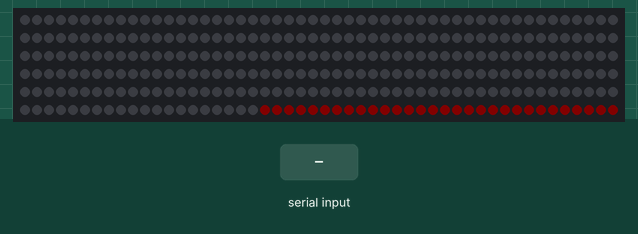
Simulated run of this sketch. Board: Arduino Uno, built with avr-gcc and run on an emulated ATmega328P. Parts: 300 RGB LEDs in strip order, left to right, continuing on the next row. The inputs (shaded band) are chosen by the test bench. Dim RGB values are drawn brighter than linear; random numbers use the default seed unless the sketch sets one; what the sketch prints to the serial monitor is not drawn.

Above: at 2.07 s.
At 2.45 s:
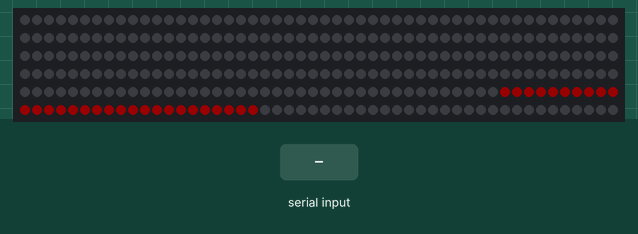
At 3.21 s:
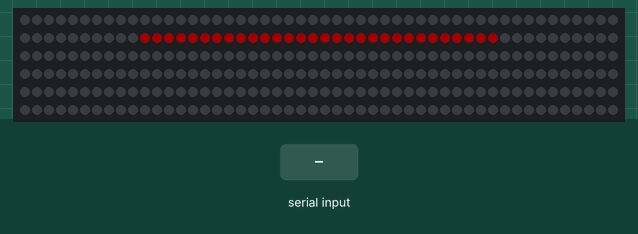

The sketch:

MaxWeberLED.ino
```cpp
#include <FastLED.h>

#define DATA_PIN 3

#define NUM_LINES 10
#define LEDS_IN_LINE 30
const int NUM_LEDS = NUM_LINES * LEDS_IN_LINE;

#define BRIGHTNESS 100

int delayval = 50; // timing delay

CRGBArray<NUM_LEDS> leds;
CRGBPalette16 currentPalette = LavaColors_p;
TBlendType currentBlending = LINEARBLEND;

int count = 0;
CRGBSet leds0(leds(LEDS_IN_LINE *count++, LEDS_IN_LINE *count));
CRGBSet leds1(leds(LEDS_IN_LINE *count++, LEDS_IN_LINE *count));
CRGBSet leds2(leds(LEDS_IN_LINE *count++, LEDS_IN_LINE *count));
CRGBSet leds3(leds(LEDS_IN_LINE *count++, LEDS_IN_LINE *count));
CRGBSet leds4(leds(LEDS_IN_LINE *count++, LEDS_IN_LINE *count));
CRGBSet leds5(leds(LEDS_IN_LINE *count++, LEDS_IN_LINE *count));
CRGBSet leds6(leds(LEDS_IN_LINE *count++, LEDS_IN_LINE *count));
CRGBSet leds7(leds(LEDS_IN_LINE *count++, LEDS_IN_LINE *count));
CRGBSet leds8(leds(LEDS_IN_LINE *count++, LEDS_IN_LINE *count));
CRGBSet leds9(leds(LEDS_IN_LINE *count++, LEDS_IN_LINE *count));

struct CRGB *ledSets[] = {leds0, leds1, leds2, leds3, leds4, leds5, leds6, leds7, leds8, leds9};

static bool active = true;

struct Point
{
  uint8_t x;
  uint8_t y;
};

struct Line
{
  Point start;
  Point end;
};

struct Circle
{
  Point center;
  uint8_t radius;
};

Line lines[NUM_LINES] = {
    {{0, 0}, {0, 100}},
    {{0, 0}, {0, 100}},
    {{0, 0}, {0, 100}},
    {{0, 0}, {0, 100}},
    {{0, 0}, {0, 100}},
    {{0, 0}, {0, 100}},
    {{0, 0}, {0, 100}},
    {{0, 0}, {0, 100}},
    {{0, 0}, {0, 100}},
    {{0, 0}, {0, 100}}};

//Point pixels[NUM_LINES][LEDS_IN_LINE];
//
//void linesToPixels() {
//  for(int i = 0; i < NUM_LINES; i++) {
//    Line l = lines[i];
//    Point vector = {l.end.x - l.start.x, l.end.y - l.start.y};
//    for(int j = 0; j < LEDS_IN_LINE; j++){
//      pixels[i][j] = {l.start.x + (1.0/LEDS_IN_LINE) * vector.x * j, l.start.y + (1.0/LEDS_IN_LINE) * vector.y * j};
//      Serial.print("pixels[i][j].x ");
//      Serial.print(pixels[i][j].x);
//      Serial.print(" pixels[i][j].y ");
//      Serial.println(pixels[i][j].y);
//    }
//  }
//};

Point indexToPixel(Line l, int i)
{
  Point vector = {l.end.x - l.start.x, l.end.y - l.start.y};
  return {l.start.x + (1.0 / LEDS_IN_LINE) * vector.x * i, l.start.y + (1.0 / LEDS_IN_LINE) * vector.y * i};
};

bool inCircle(Point p, Circle c)
{
  if (pow((p.x - c.center.x), 2) + pow((p.y - c.center.y), 2) < pow(c.radius, 2))
  {
    return true;
  }
  return false;
};

void inCircle(Circle c)
{
  for (int i = 0; i < NUM_LINES; i++)
  {
    for (int j = 0; j < LEDS_IN_LINE; j++)
    {
      if (inCircle(indexToPixel(lines[i], j), c))
      {
        ledSets[i][j] = ColorFromPalette(currentPalette, i % 239 + 1, 255, currentBlending);
      }
    }
  }
}

void walkSegments()
{
  static uint8_t i = 0;
  fill_solid(ledSets[i], LEDS_IN_LINE, ColorFromPalette(currentPalette, i % 239 + 1, 255, currentBlending));
  i = ++i % NUM_LINES;
};

void wanderSegments()
{
  static uint16_t i = 0;
  for (int j = 0; j < NUM_LINES; j++)
  {
    ledSets[j][i] = ColorFromPalette(currentPalette, i % 239 + 1, 255, currentBlending);
  }
  i = ++i % LEDS_IN_LINE;
};

void wander()
{
  static uint16_t i = 0;
  leds[i] = ColorFromPalette(currentPalette, i % 239 + 1, 255, currentBlending);
  i = ++i % NUM_LEDS;
};

void randomSegment()
{
  static uint8_t i = 0;
  uint16_t n = random(0, NUM_LINES);
  fill_solid(ledSets[n], LEDS_IN_LINE, ColorFromPalette(currentPalette, i % 239 + 1, 255, currentBlending));
  i = ++i % NUM_LINES;
}

typedef void (*function)(void);
static function state = randomSegment;
void read()
{
  const String incomingString = Serial.readString();
  Serial.print("Received ");
  Serial.println(incomingString);
  if (incomingString == "toggleOn")
  {
    active = !active;
  }
  if (incomingString == "test")
  {
    state = wander;
  }
}

void setup()
{
  delay(2000); // power-up safety delay
  Serial.begin(115200);
  Serial.println("Setup");
  FastLED.addLeds<NEOPIXEL, DATA_PIN>(leds, NUM_LEDS);
  FastLED.setMaxPowerInVoltsAndMilliamps(5, 1500);
  set_max_power_indicator_LED(13);
  FastLED.setBrightness(BRIGHTNESS);
  //  linesToPixels();
}

void loop()
{
  static uint16_t i = 0;

  if (active)
  {
    FastLED.clear();
    state();
    FastLED.show();
    delay(delayval);
  }

  if (Serial.available() > 0)
  {
    read();
  }
}
```
